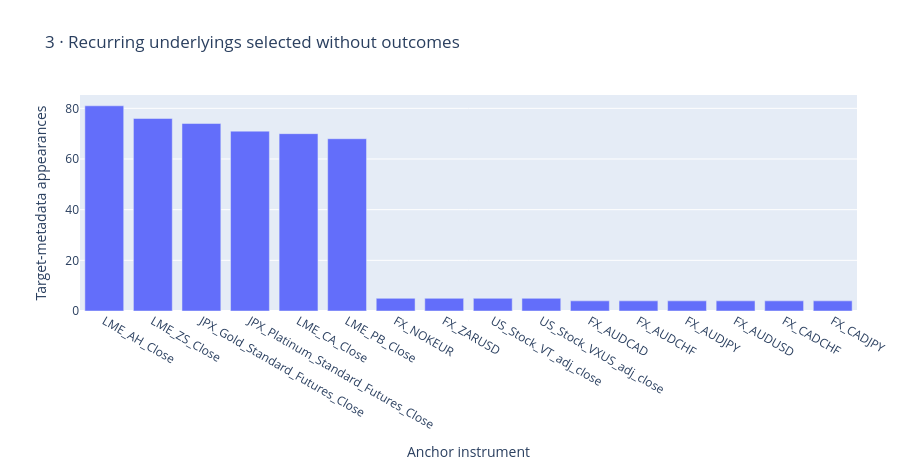

The code cell stored with this chart in its notebook:
### Markdown cell above
## Which identities are represented?

Metadata frequency chooses anchors, not outcomes. It is a compute-conscious coverage heuristic, not predictive feature ranking.

### Code cell
figures[2].show()

### Figure 1 — Plotly figure (JSON) as saved in the notebook; plotly's stock layout.template omitted (floating-point values rounded to 4 significant figures)
{"data": [{"type": "bar", "x": ["LME_AH_Close", "LME_ZS_Close", "JPX_Gold_Standard_Futures_Close", "JPX_Platinum_Standard_Futures_Close", "LME_CA_Close", "LME_PB_Close", "FX_NOKEUR", "FX_ZARUSD", "US_Stock_VT_adj_close", "US_Stock_VXUS_adj_close", "FX_AUDCAD", "FX_AUDCHF", "FX_AUDJPY", "FX_AUDUSD", "FX_CADCHF", "FX_CADJPY"], "y": [81, 76, 74, 71, 70, 68, 5, 5, 5, 5, 4, 4, 4, 4, 4, 4]}], "layout": {"height": 470, "legend": {"orientation": "h", "y": -0.3}, "margin": {"b": 100, "l": 80, "r": 35, "t": 95}, "title": {"text": "3 · Recurring underlyings selected without outcomes"}, "xaxis": {"title": {"text": "Anchor instrument"}}, "yaxis": {"title": {"text": "Target-metadata appearances"}}}}
